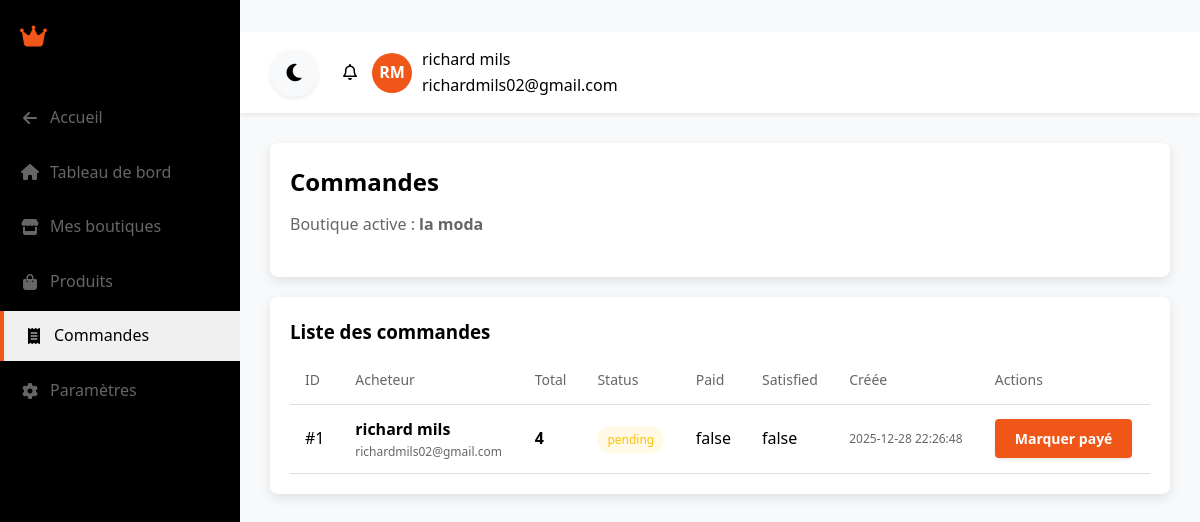
Before: /index.php?page=dashboard_shop&tab=orders (signed in) with the older database file.
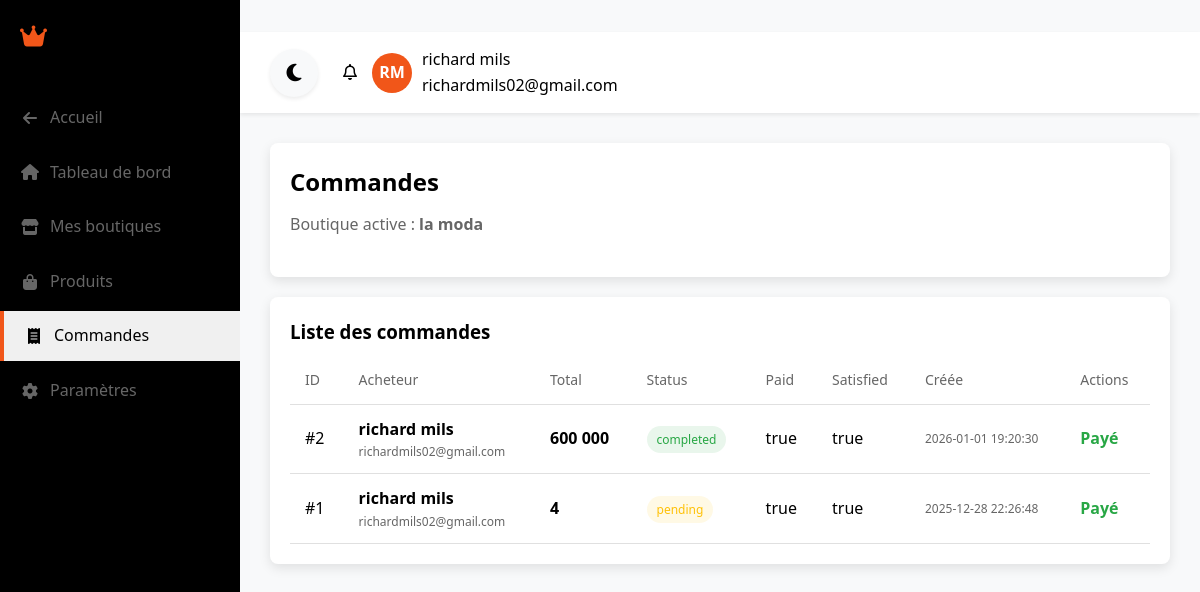
After: the same page with the newer database file.
### tables this page shows
CREATE TABLE orders (
        id INTEGER PRIMARY KEY AUTOINCREMENT,
        user_id INTEGER,
        shop_id INTEGER NOT NULL,
        total REAL NOT NULL,
        status TEXT DEFAULT 'pending',
        payment_method TEXT,
        created_at DATETIME DEFAULT CURRENT_TIMESTAMP,
        updated_at DATETIME DEFAULT CURRENT_TIMESTAMP, paid INTEGER DEFAULT 0, satisfied INTEGER DEFAULT 0, canceled INTEGER DEFAULT 0,
        FOREIGN KEY(user_id) REFERENCES users(id) ON DELETE SET NULL,
        FOREIGN KEY(shop_id) REFERENCES shops(id) ON DELETE CASCADE
    );

CREATE TABLE users (
        id INTEGER PRIMARY KEY AUTOINCREMENT,
        first_name TEXT NOT NULL,
        last_name TEXT NOT NULL,
        email TEXT NOT NULL UNIQUE,
        password TEXT NOT NULL,
        birth_date DATE,
        gender TEXT,
        created_at DATETIME DEFAULT CURRENT_TIMESTAMP,
        updated_at DATETIME DEFAULT CURRENT_TIMESTAMP
    );

### app/models/Order.php (called while the page is built, shortened)
<?php
require_once __DIR__ . '/../config.php';
class Order {
    private PDO $db;
    public function __construct() {
        $this->db = getDB();
    }
    public function getByShopId(int $shopId): array {
        $stmt = $this->db->prepare('
            SELECT o.*,
                   TRIM(COALESCE(u.first_name, \'\') || \' \' || COALESCE(u.last_name, \'\')) AS customer_name,
                   u.email AS customer_email
            FROM orders o
            LEFT JOIN users u ON u.id = o.user_id
            WHERE o.shop_id = ?
            ORDER BY o.created_at DESC
        ');
        $stmt->execute([$shopId]);
        return $stmt->fetchAll();
    }
}

### app/config.php (called while the page is built, shortened)
<?php
function getDB() {
    static $db = null;
    if ($db === null) {
        try {
            $db = new PDO('sqlite:' . DB_PATH);
            $db->setAttribute(PDO::ATTR_ERRMODE, PDO::ERRMODE_EXCEPTION);
            $db->setAttribute(PDO::ATTR_DEFAULT_FETCH_MODE, PDO::FETCH_ASSOC);
            $db->exec('PRAGMA foreign_keys = ON');
        } catch (PDOException $e) {
            error_log("Erreur de connexion à la base de données: " . $e->getMessage());
            die("Erreur de connexion à la base de données. Veuillez contacter l'administrateur.");
        }
    }
    return $db;
}
function url($page) {
    return APP_URL . "?page=" . $page;
}

### app/controllers/ShopController.php (called while the page is built, shortened)
<?php
require_once __DIR__ . '/../models/ProductVariant.php';
require_once __DIR__ . '/../models/Order.php';
class ShopController {
    public function dashboard() {
        $orderModel = new Order();
        $activeShopId = (int)($_SESSION['active_shop_id'] ?? 0);
        $orders = $activeShopId > 0 ? $orderModel->getByShopId($activeShopId) : [];
    }
}
?>

### app/router.php (called while the page is built, shortened)
<?php
require_once __DIR__ . '/config.php';
class Router {
    private $page;
    public function __construct() {
        $this->page = $_GET['page'] ?? 'home';
    }
    public function route() {
        if ($this->page === 'dashboard_shop') {
            require_once CONTROLLERS_PATH . '/ShopController.php';
            $controller = new ShopController();
            $controller->dashboard();
            return;
        }
    }
}

### app/views/dashboard_shop/orders.php (the view, shortened to what the changed rows need)
<?php
$data = $_SESSION['view_data'] ?? [];
$activeShop = $data['active_shop'] ?? null;
$orders = $data['orders'] ?? [];
?>
<div class="card">
    <h2 style="margin-bottom: 10px;">Commandes</h2>
</div>
<div class="card">
    <?php if (!$activeShop): ?>
        <div style="color: var(--gray-dark);">Sélectionne une boutique pour voir ses commandes.</div>
    <?php elseif (empty($orders)): ?>
        <div style="color: var(--gray-dark);">Aucune commande pour cette boutique.</div>
    <?php else: ?>
        <div style="overflow-x: auto;">
            <table class="orders-table" style="min-width: 860px;">
                <thead>
                    <tr>
                        <th>ID</th>
                        <th>Acheteur</th>
                        <th>Total</th>
                        <th>Status</th>
                        <th>Paid</th>
                        <th>Satisfied</th>
                        <th>Créée</th>
                        <th>Actions</th>
                    </tr>
                </thead>
                <tbody>
                    <?php foreach ($orders as $o): ?>
                        <tr>
                            <td>#<?php echo (int)$o['id']; ?></td>
                            <td>
                                <div style="font-weight: 700;"><?php echo htmlspecialchars((string)($o['customer_name'] ?? '')); ?></div>
                                <div style="font-size: 12px; color: var(--gray-dark);"><?php echo htmlspecialchars((string)($o['customer_email'] ?? '')); ?></div>
                            </td>
                            <td><strong><?php echo htmlspecialchars(number_format((float)($o['total'] ?? 0), 0, ',', ' ')); ?></strong></td>
                            <td>
                                <?php $st = (string)($o['status'] ?? 'pending'); ?>
                                <span class="status <?php echo htmlspecialchars($st); ?>"><?php echo htmlspecialchars($st); ?></span>
                            </td>
                            <td><?php echo ((int)($o['paid'] ?? 0) === 1) ? 'true' : 'false'; ?></td>
                            <td><?php echo ((int)($o['satisfied'] ?? 0) === 1) ? 'true' : 'false'; ?></td>
                            <td style="font-size: 12px; color: var(--gray-dark);"><?php echo htmlspecialchars((string)($o['created_at'] ?? '')); ?></td>
                            <td>
                                <?php if ((int)($o['paid'] ?? 0) !== 1): ?>
                                    <form method="post" action="<?php echo url('dashboard_shop'); ?>&tab=orders&action=mark_order_paid" style="margin: 0;">
                                        <button class="btn btn-secondary" type="submit">Marquer payé</button>
                                    </form>
                                <?php else: ?>
                                    <span style="color: var(--success); font-weight: 700;">Payé</span>
                                <?php endif; ?>
                            </td>
                        </tr>
                    <?php endforeach; ?>
                </tbody>
            </table>
        </div>
    <?php endif; ?>
</div>

Changed rows visible on the page:
added orders: id "2", customer_name "richard mils", user.email "richardmils02@gmail.com", total "600 000", status "completed", paid "true", satisfied "true", created_at "2026-01-01 19:20:30"
changed orders "pending": paid "false Marquer payé" → "true Payé"; satisfied "false" → "true"
